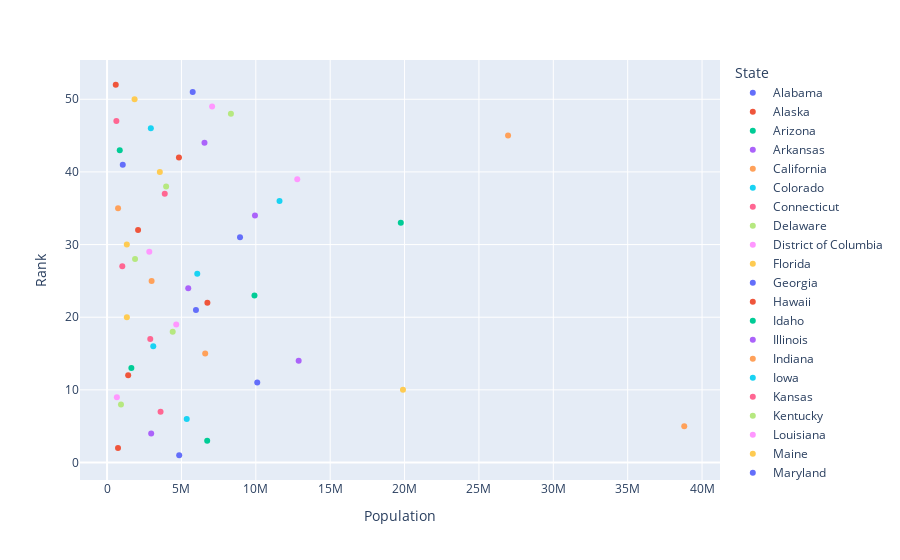

Here is the notebook cell this chart was saved with:
### Code cell
import plotly.express as ply
import pandas as pd
from loggerfile import Log

try:
    dataFrame=pd.read_csv("2014_usa_states.csv")
    figure=ply.scatter(dataFrame, x='Population',y='Rank',color='State',hover_data=['Postal'])
    figure.show()
except Exception as e:
        loggerfile.Log.logging.error(e)

### Figure 1 — Plotly figure (JSON) as saved in the notebook; plotly's stock layout.template omitted (floating-point values rounded to 4 significant figures)
{"data": [{"customdata": [["AL"]], "hovertemplate": "State=Alabama<br>Population=%{x}<br>Rank=%{y}<br>Postal=%{customdata[0]}<extra></extra>", "legendgroup": "Alabama", "marker": {"color": "#636efa", "symbol": "circle"}, "mode": "markers", "name": "Alabama", "orientation": "v", "showlegend": true, "type": "scatter", "x": [4849377], "xaxis": "x", "y": [1], "yaxis": "y"}, {"customdata": [["AK"]], "hovertemplate": "State=Alaska<br>Population=%{x}<br>Rank=%{y}<br>Postal=%{customdata[0]}<extra></extra>", "legendgroup": "Alaska", "marker": {"color": "#EF553B", "symbol": "circle"}, "mode": "markers", "name": "Alaska", "orientation": "v", "showlegend": true, "type": "scatter", "x": [736732], "xaxis": "x", "y": [2], "yaxis": "y"}, {"customdata": [["AZ"]], "hovertemplate": "State=Arizona<br>Population=%{x}<br>Rank=%{y}<br>Postal=%{customdata[0]}<extra></extra>", "legendgroup": "Arizona", "marker": {"color": "#00cc96", "symbol": "circle"}, "mode": "markers", "name": "Arizona", "orientation": "v", "showlegend": true, "type": "scatter", "x": [6731484], "xaxis": "x", "y": [3], "yaxis": "y"}, {"customdata": [["AR"]], "hovertemplate": "State=Arkansas<br>Population=%{x}<br>Rank=%{y}<br>Postal=%{customdata[0]}<extra></extra>", "legendgroup": "Arkansas", "marker": {"color": "#ab63fa", "symbol": "circle"}, "mode": "markers", "name": "Arkansas", "orientation": "v", "showlegend": true, "type": "scatter", "x": [2966369], "xaxis": "x", "y": [4], "yaxis": "y"}, {"customdata": [["CA"]], "hovertemplate": "State=California<br>Population=%{x}<br>Rank=%{y}<br>Postal=%{customdata[0]}<extra></extra>", "legendgroup": "California", "marker": {"color": "#FFA15A", "symbol": "circle"}, "mode": "markers", "name": "California", "orientation": "v", "showlegend": true, "type": "scatter", "x": [38802500], "xaxis": "x", "y": [5], "yaxis": "y"}, {"customdata": [["CO"]], "hovertemplate": "State=Colorado<br>Population=%{x}<br>Rank=%{y}<br>Postal=%{customdata[0]}<extra></extra>", "legendgroup": "Colorado", "marker": {"color": "#19d3f3", "symbol": "circle"}, "mode": "markers", "name": "Colorado", "orientation": "v", "showlegend": true, "type": "scatter", "x": [5355866], "xaxis": "x", "y": [6], "yaxis": "y"}, {"customdata": [["CT"]], "hovertemplate": "State=Connecticut<br>Population=%{x}<br>Rank=%{y}<br>Postal=%{customdata[0]}<extra></extra>", "legendgroup": "Connecticut", "marker": {"color": "#FF6692", "symbol": "circle"}, "mode": "markers", "name": "Connecticut", "orientation": "v", "showlegend": true, "type": "scatter", "x": [3596677], "xaxis": "x", "y": [7], "yaxis": "y"}, {"customdata": [["DE"]], "hovertemplate": "State=Delaware<br>Population=%{x}<br>Rank=%{y}<br>Postal=%{customdata[0]}<extra></extra>", "legendgroup": "Delaware", "marker": {"color": "#B6E880", "symbol": "circle"}, "mode": "markers", "name": "Delaware", "orientation": "v", "showlegend": true, "type": "scatter", "x": [935614], "xaxis": "x", "y": [8], "yaxis": "y"}, {"customdata": [["DC"]], "hovertemplate": "State=District of Columbia<br>Population=%{x}<br>Rank=%{y}<br>Postal=%{customdata[0]}<extra></extra>", "legendgroup": "District of Columbia", "marker": {"color": "#FF97FF", "symbol": "circle"}, "mode": "markers", "name": "District of Columbia", "orientation": "v", "showlegend": true, "type": "scatter", "x": [658893], "xaxis": "x", "y": [9], "yaxis": "y"}, {"customdata": [["FL"]], "hovertemplate": "State=Florida<br>Population=%{x}<br>Rank=%{y}<br>Postal=%{customdata[0]}<extra></extra>", "legendgroup": "Florida", "marker": {"color": "#FECB52", "symbol": "circle"}, "mode": "markers", "name": "Florida", "orientation": "v", "showlegend": true, "type": "scatter", "x": [19893297], "xaxis": "x", "y": [10], "yaxis": "y"}, {"customdata": [["GA"]], "hovertemplate": "State=Georgia<br>Population=%{x}<br>Rank=%{y}<br>Postal=%{customdata[0]}<extra></extra>", "legendgroup": "Georgia", "marker": {"color": "#636efa", "symbol": "circle"}, "mode": "markers", "name": "Georgia", "orientation": "v", "showlegend": true, "type": "scatter", "x": [10097343], "xaxis": "x", "y": [11], "yaxis": "y"}, {"customdata": [["HI"]], "hovertemplate": "State=Hawaii<br>Population=%{x}<br>Rank=%{y}<br>Postal=%{customdata[0]}<extra></extra>", "legendgroup": "Hawaii", "marker": {"color": "#EF553B", "symbol": "circle"}, "mode": "markers", "name": "Hawaii", "orientation": "v", "showlegend": true, "type": "scatter", "x": [1419561], "xaxis": "x", "y": [12], "yaxis": "y"}, {"customdata": [["ID"]], "hovertemplate": "State=Idaho<br>Population=%{x}<br>Rank=%{y}<br>Postal=%{customdata[0]}<extra></extra>", "legendgroup": "Idaho", "marker": {"color": "#00cc96", "symbol": "circle"}, "mode": "markers", "name": "Idaho", "orientation": "v", "showlegend": true, "type": "scatter", "x": [1634464], "xaxis": "x", "y": [13], "yaxis": "y"}, {"customdata": [["IL"]], "hovertemplate": "State=Illinois<br>Population=%{x}<br>Rank=%{y}<br>Postal=%{customdata[0]}<extra></extra>", "legendgroup": "Illinois", "marker": {"color": "#ab63fa", "symbol": "circle"}, "mode": "markers", "name": "Illinois", "orientation": "v", "showlegend": true, "type": "scatter", "x": [12880580], "xaxis": "x", "y": [14], "yaxis": "y"}, {"customdata": [["IN"]], "hovertemplate": "State=Indiana<br>Population=%{x}<br>Rank=%{y}<br>Postal=%{customdata[0]}<extra></extra>", "legendgroup": "Indiana", "marker": {"color": "#FFA15A", "symbol": "circle"}, "mode": "markers", "name": "Indiana", "orientation": "v", "showlegend": true, "type": "scatter", "x": [6596855], "xaxis": "x", "y": [15], "yaxis": "y"}, {"customdata": [["IA"]], "hovertemplate": "State=Iowa<br>Population=%{x}<br>Rank=%{y}<br>Postal=%{customdata[0]}<extra></extra>", "legendgroup": "Iowa", "marker": {"color": "#19d3f3", "symbol": "circle"}, "mode": "markers", "name": "Iowa", "orientation": "v", "showlegend": true, "type": "scatter", "x": [3107126], "xaxis": "x", "y": [16], "yaxis": "y"}, {"customdata": [["KS"]], "hovertemplate": "State=Kansas<br>Population=%{x}<br>Rank=%{y}<br>Postal=%{customdata[0]}<extra></extra>", "legendgroup": "Kansas", "marker": {"color": "#FF6692", "symbol": "circle"}, "mode": "markers", "name": "Kansas", "orientation": "v", "showlegend": true, "type": "scatter", "x": [2904021], "xaxis": "x", "y": [17], "yaxis": "y"}, {"customdata": [["KY"]], "hovertemplate": "State=Kentucky<br>Population=%{x}<br>Rank=%{y}<br>Postal=%{customdata[0]}<extra></extra>", "legendgroup": "Kentucky", "marker": {"color": "#B6E880", "symbol": "circle"}, "mode": "markers", "name": "Kentucky", "orientation": "v", "showlegend": true, "type": "scatter", "x": [4413457], "xaxis": "x", "y": [18], "yaxis": "y"}, {"customdata": [["LA"]], "hovertemplate": "State=Louisiana<br>Population=%{x}<br>Rank=%{y}<br>Postal=%{customdata[0]}<extra></extra>", "legendgroup": "Louisiana", "marker": {"color": "#FF97FF", "symbol": "circle"}, "mode": "markers", "name": "Louisiana", "orientation": "v", "showlegend": true, "type": "scatter", "x": [4649676], "xaxis": "x", "y": [19], "yaxis": "y"}, {"customdata": [["ME"]], "hovertemplate": "State=Maine<br>Population=%{x}<br>Rank=%{y}<br>Postal=%{customdata[0]}<extra></extra>", "legendgroup": "Maine", "marker": {"color": "#FECB52", "symbol": "circle"}, "mode": "markers", "name": "Maine", "orientation": "v", "showlegend": true, "type": "scatter", "x": [1330089], "xaxis": "x", "y": [20], "yaxis": "y"}, {"customdata": [["MD"]], "hovertemplate": "State=Maryland<br>Population=%{x}<br>Rank=%{y}<br>Postal=%{customdata[0]}<extra></extra>", "legendgroup": "Maryland", "marker": {"color": "#636efa", "symbol": "circle"}, "mode": "markers", "name": "Maryland", "orientation": "v", "showlegend": true, "type": "scatter", "x": [5976407], "xaxis": "x", "y": [21], "yaxis": "y"}, {"customdata": [["MA"]], "hovertemplate": "State=Massachusetts<br>Population=%{x}<br>Rank=%{y}<br>Postal=%{customdata[0]}<extra></extra>", "legendgroup": "Massachusetts", "marker": {"color": "#EF553B", "symbol": "circle"}, "mode": "markers", "name": "Massachusetts", "orientation": "v", "showlegend": true, "type": "scatter", "x": [6745408], "xaxis": "x", "y": [22], "yaxis": "y"}, {"customdata": [["MI"]], "hovertemplate": "State=Michigan<br>Population=%{x}<br>Rank=%{y}<br>Postal=%{customdata[0]}<extra></extra>", "legendgroup": "Michigan", "marker": {"color": "#00cc96", "symbol": "circle"}, "mode": "markers", "name": "Michigan", "orientation": "v", "showlegend": true, "type": "scatter", "x": [9909877], "xaxis": "x", "y": [23], "yaxis": "y"}, {"customdata": [["MN"]], "hovertemplate": "State=Minnesota<br>Population=%{x}<br>Rank=%{y}<br>Postal=%{customdata[0]}<extra></extra>", "legendgroup": "Minnesota", "marker": {"color": "#ab63fa", "symbol": "circle"}, "mode": "markers", "name": "Minnesota", "orientation": "v", "showlegend": true, "type": "scatter", "x": [5457173], "xaxis": "x", "y": [24], "yaxis": "y"}, {"customdata": [["MS"]], "hovertemplate": "State=Mississippi<br>Population=%{x}<br>Rank=%{y}<br>Postal=%{customdata[0]}<extra></extra>", "legendgroup": "Mississippi", "marker": {"color": "#FFA15A", "symbol": "circle"}, "mode": "markers", "name": "Mississippi", "orientation": "v", "showlegend": true, "type": "scatter", "x": [2994079], "xaxis": "x", "y": [25], "yaxis": "y"}, {"customdata": [["MO"]], "hovertemplate": "State=Missouri<br>Population=%{x}<br>Rank=%{y}<br>Postal=%{customdata[0]}<extra></extra>", "legendgroup": "Missouri", "marker": {"color": "#19d3f3", "symbol": "circle"}, "mode": "markers", "name": "Missouri", "orientation": "v", "showlegend": true, "type": "scatter", "x": [6063589], "xaxis": "x", "y": [26], "yaxis": "y"}, {"customdata": [["MT"]], "hovertemplate": "State=Montana<br>Population=%{x}<br>Rank=%{y}<br>Postal=%{customdata[0]}<extra></extra>", "legendgroup": "Montana", "marker": {"color": "#FF6692", "symbol": "circle"}, "mode": "markers", "name": "Montana", "orientation": "v", "showlegend": true, "type": "scatter", "x": [1023579], "xaxis": "x", "y": [27], "yaxis": "y"}, {"customdata": [["NE"]], "hovertemplate": "State=Nebraska<br>Population=%{x}<br>Rank=%{y}<br>Postal=%{customdata[0]}<extra></extra>", "legendgroup": "Nebraska", "marker": {"color": "#B6E880", "symbol": "circle"}, "mode": "markers", "name": "Nebraska", "orientation": "v", "showlegend": true, "type": "scatter", "x": [1881503], "xaxis": "x", "y": [28], "yaxis": "y"}, {"customdata": [["NV"]], "hovertemplate": "State=Nevada<br>Population=%{x}<br>Rank=%{y}<br>Postal=%{customdata[0]}<extra></extra>", "legendgroup": "Nevada", "marker": {"color": "#FF97FF", "symbol": "circle"}, "mode": "markers", "name": "Nevada", "orientation": "v", "showlegend": true, "type": "scatter", "x": [2839098], "xaxis": "x", "y": [29], "yaxis": "y"}, {"customdata": [["NH"]], "hovertemplate": "State=New Hampshire<br>Population=%{x}<br>Rank=%{y}<br>Postal=%{customdata[0]}<extra></extra>", "legendgroup": "New Hampshire", "marker": {"color": "#FECB52", "symbol": "circle"}, "mode": "markers", "name": "New Hampshire", "orientation": "v", "showlegend": true, "type": "scatter", "x": [1326813], "xaxis": "x", "y": [30], "yaxis": "y"}, {"customdata": [["NJ"]], "hovertemplate": "State=New Jersey<br>Population=%{x}<br>Rank=%{y}<br>Postal=%{customdata[0]}<extra></extra>", "legendgroup": "New Jersey", "marker": {"color": "#636efa", "symbol": "circle"}, "mode": "markers", "name": "New Jersey", "orientation": "v", "showlegend": true, "type": "scatter", "x": [8938175], "xaxis": "x", "y": [31], "yaxis": "y"}, {"customdata": [["NM"]], "hovertemplate": "State=New Mexico<br>Population=%{x}<br>Rank=%{y}<br>Postal=%{customdata[0]}<extra></extra>", "legendgroup": "New Mexico", "marker": {"color": "#EF553B", "symbol": "circle"}, "mode": "markers", "name": "New Mexico", "orientation": "v", "showlegend": true, "type": "scatter", "x": [2085572], "xaxis": "x", "y": [32], "yaxis": "y"}, {"customdata": [["NY"]], "hovertemplate": "State=New York<br>Population=%{x}<br>Rank=%{y}<br>Postal=%{customdata[0]}<extra></extra>", "legendgroup": "New York", "marker": {"color": "#00cc96", "symbol": "circle"}, "mode": "markers", "name": "New York", "orientation": "v", "showlegend": true, "type": "scatter", "x": [19746227], "xaxis": "x", "y": [33], "yaxis": "y"}, {"customdata": [["NC"]], "hovertemplate": "State=North Carolina<br>Population=%{x}<br>Rank=%{y}<br>Postal=%{customdata[0]}<extra></extra>", "legendgroup": "North Carolina", "marker": {"color": "#ab63fa", "symbol": "circle"}, "mode": "markers", "name": "North Carolina", "orientation": "v", "showlegend": true, "type": "scatter", "x": [9943964], "xaxis": "x", "y": [34], "yaxis": "y"}, {"customdata": [["ND"]], "hovertemplate": "State=North Dakota<br>Population=%{x}<br>Rank=%{y}<br>Postal=%{customdata[0]}<extra></extra>", "legendgroup": "North Dakota", "marker": {"color": "#FFA15A", "symbol": "circle"}, "mode": "markers", "name": "North Dakota", "orientation": "v", "showlegend": true, "type": "scatter", "x": [739482], "xaxis": "x", "y": [35], "yaxis": "y"}, {"customdata": [["OH"]], "hovertemplate": "State=Ohio<br>Population=%{x}<br>Rank=%{y}<br>Postal=%{customdata[0]}<extra></extra>", "legendgroup": "Ohio", "marker": {"color": "#19d3f3", "symbol": "circle"}, "mode": "markers", "name": "Ohio", "orientation": "v", "showlegend": true, "type": "scatter", "x": [11594163], "xaxis": "x", "y": [36], "yaxis": "y"}, {"customdata": [["OK"]], "hovertemplate": "State=Oklahoma<br>Population=%{x}<br>Rank=%{y}<br>Postal=%{customdata[0]}<extra></extra>", "legendgroup": "Oklahoma", "marker": {"color": "#FF6692", "symbol": "circle"}, "mode": "markers", "name": "Oklahoma", "orientation": "v", "showlegend": true, "type": "scatter", "x": [3878051], "xaxis": "x", "y": [37], "yaxis": "y"}, {"customdata": [["OR"]], "hovertemplate": "State=Oregon<br>Population=%{x}<br>Rank=%{y}<br>Postal=%{customdata[0]}<extra></extra>", "legendgroup": "Oregon", "marker": {"color": "#B6E880", "symbol": "circle"}, "mode": "markers", "name": "Oregon", "orientation": "v", "showlegend": true, "type": "scatter", "x": [3970239], "xaxis": "x", "y": [38], "yaxis": "y"}, {"customdata": [["PA"]], "hovertemplate": "State=Pennsylvania<br>Population=%{x}<br>Rank=%{y}<br>Postal=%{customdata[0]}<extra></extra>", "legendgroup": "Pennsylvania", "marker": {"color": "#FF97FF", "symbol": "circle"}, "mode": "markers", "name": "Pennsylvania", "orientation": "v", "showlegend": true, "type": "scatter", "x": [12787209], "xaxis": "x", "y": [39], "yaxis": "y"}, {"customdata": [["PR"]], "hovertemplate": "State=Puerto Rico<br>Population=%{x}<br>Rank=%{y}<br>Postal=%{customdata[0]}<extra></extra>", "legendgroup": "Puerto Rico", "marker": {"color": "#FECB52", "symbol": "circle"}, "mode": "markers", "name": "Puerto Rico", "orientation": "v", "showlegend": true, "type": "scatter", "x": [3548397], "xaxis": "x", "y": [40], "yaxis": "y"}, {"customdata": [["RI"]], "hovertemplate": "State=Rhode Island<br>Population=%{x}<br>Rank=%{y}<br>Postal=%{customdata[0]}<extra></extra>", "legendgroup": "Rhode Island", "marker": {"color": "#636efa", "symbol": "circle"}, "mode": "markers", "name": "Rhode Island", "orientation": "v", "showlegend": true, "type": "scatter", "x": [1055173], "xaxis": "x", "y": [41], "yaxis": "y"}, {"customdata": [["SC"]], "hovertemplate": "State=South Carolina<br>Population=%{x}<br>Rank=%{y}<br>Postal=%{customdata[0]}<extra></extra>", "legendgroup": "South Carolina", "marker": {"color": "#EF553B", "symbol": "circle"}, "mode": "markers", "name": "South Carolina", "orientation": "v", "showlegend": true, "type": "scatter", "x": [4832482], "xaxis": "x", "y": [42], "yaxis": "y"}, {"customdata": [["SD"]], "hovertemplate": "State=South Dakota<br>Population=%{x}<br>Rank=%{y}<br>Postal=%{customdata[0]}<extra></extra>", "legendgroup": "South Dakota", "marker": {"color": "#00cc96", "symbol": "circle"}, "mode": "markers", "name": "South Dakota", "orientation": "v", "showlegend": true, "type": "scatter", "x": [853175], "xaxis": "x", "y": [43], "yaxis": "y"}, {"customdata": [["TN"]], "hovertemplate": "State=Tennessee<br>Population=%{x}<br>Rank=%{y}<br>Postal=%{customdata[0]}<extra></extra>", "legendgroup": "Tennessee", "marker": {"color": "#ab63fa", "symbol": "circle"}, "mode": "markers", "name": "Tennessee", "orientation": "v", "showlegend": true, "type": "scatter", "x": [6549352], "xaxis": "x", "y": [44], "yaxis": "y"}, {"customdata": [["TX"]], "hovertemplate": "State=Texas<br>Population=%{x}<br>Rank=%{y}<br>Postal=%{customdata[0]}<extra></extra>", "legendgroup": "Texas", "marker": {"color": "#FFA15A", "symbol": "circle"}, "mode": "markers", "name": "Texas", "orientation": "v", "showlegend": true, "type": "scatter", "x": [26956958], "xaxis": "x", "y": [45], "yaxis": "y"}, {"customdata": [["UT"]], "hovertemplate": "State=Utah<br>Population=%{x}<br>Rank=%{y}<br>Postal=%{customdata[0]}<extra></extra>", "legendgroup": "Utah", "marker": {"color": "#19d3f3", "symbol": "circle"}, "mode": "markers", "name": "Utah", "orientation": "v", "showlegend": true, "type": "scatter", "x": [2942902], "xaxis": "x", "y": [46], "yaxis": "y"}, {"customdata": [["VT"]], "hovertemplate": "State=Vermont<br>Population=%{x}<br>Rank=%{y}<br>Postal=%{customdata[0]}<extra></extra>", "legendgroup": "Vermont", "marker": {"color": "#FF6692", "symbol": "circle"}, "mode": "markers", "name": "Vermont", "orientation": "v", "showlegend": true, "type": "scatter", "x": [626562], "xaxis": "x", "y": [47], "yaxis": "y"}, {"customdata": [["VA"]], "hovertemplate": "State=Virginia<br>Population=%{x}<br>Rank=%{y}<br>Postal=%{customdata[0]}<extra></extra>", "legendgroup": "Virginia", "marker": {"color": "#B6E880", "symbol": "circle"}, "mode": "markers", "name": "Virginia", "orientation": "v", "showlegend": true, "type": "scatter", "x": [8326289], "xaxis": "x", "y": [48], "yaxis": "y"}, {"customdata": [["WA"]], "hovertemplate": "State=Washington<br>Population=%{x}<br>Rank=%{y}<br>Postal=%{customdata[0]}<extra></extra>", "legendgroup": "Washington", "marker": {"color": "#FF97FF", "symbol": "circle"}, "mode": "markers", "name": "Washington", "orientation": "v", "showlegend": true, "type": "scatter", "x": [7061530], "xaxis": "x", "y": [49], "yaxis": "y"}, {"customdata": [["WV"]], "hovertemplate": "State=West Virginia<br>Population=%{x}<br>Rank=%{y}<br>Postal=%{customdata[0]}<extra></extra>", "legendgroup": "West Virginia", "marker": {"color": "#FECB52", "symbol": "circle"}, "mode": "markers", "name": "West Virginia", "orientation": "v", "showlegend": true, "type": "scatter", "x": [1850326], "xaxis": "x", "y": [50], "yaxis": "y"}, {"customdata": [["WI"]], "hovertemplate": "State=Wisconsin<br>Population=%{x}<br>Rank=%{y}<br>Postal=%{customdata[0]}<extra></extra>", "legendgroup": "Wisconsin", "marker": {"color": "#636efa", "symbol": "circle"}, "mode": "markers", "name": "Wisconsin", "orientation": "v", "showlegend": true, "type": "scatter", "x": [5757564], "xaxis": "x", "y": [51], "yaxis": "y"}, {"customdata": [["WY"]], "hovertemplate": "State=Wyoming<br>Population=%{x}<br>Rank=%{y}<br>Postal=%{customdata[0]}<extra></extra>", "legendgroup": "Wyoming", "marker": {"color": "#EF553B", "symbol": "circle"}, "mode": "markers", "name": "Wyoming", "orientation": "v", "showlegend": true, "type": "scatter", "x": [584153], "xaxis": "x", "y": [52], "yaxis": "y"}], "layout": {"legend": {"title": {"text": "State"}, "tracegroupgap": 0}, "margin": {"t": 60}, "xaxis": {"anchor": "y", "domain": [0, 1], "title": {"text": "Population"}}, "yaxis": {"anchor": "x", "domain": [0, 1], "title": {"text": "Rank"}}}}
